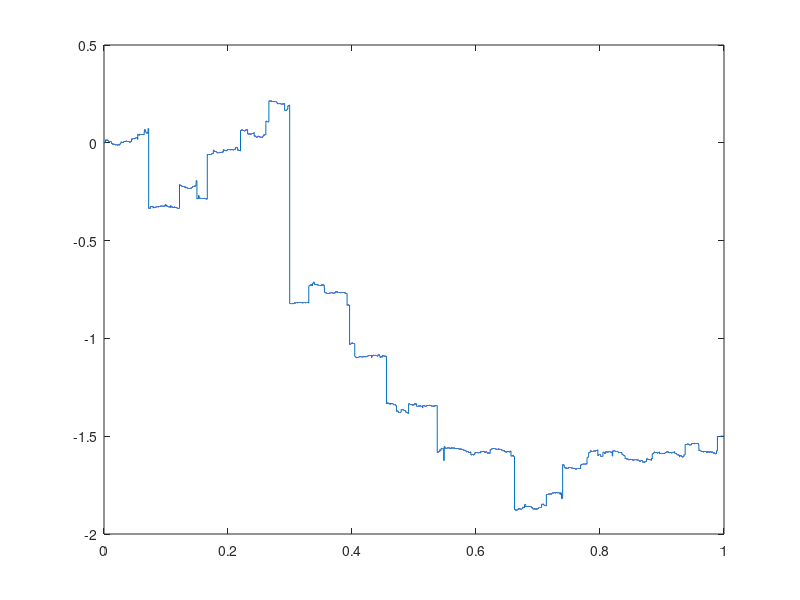

Write MATLAB code to recreate this figure.
%rpcauchy.m
Delta=10^(-5); N=10^5; times=(0:1:N).*Delta;
Z=randn(1,N+1)./randn(1,N+1); 
Z=Delta.*Z; Z(1)=0; 
X=cumsum(Z);
plot(times,X)
